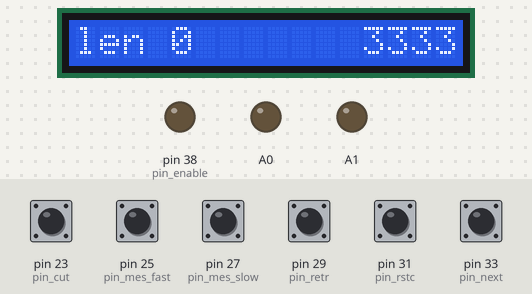
Recording of a sketch running on a simulated Arduino Mega 2560, built with avr-gcc and run on an emulated ATmega2560. Shown: 16×1 character LCD, output pins drawn as LEDs (lit = HIGH). The inputs (shaded band) are chosen by the test bench; at power-on: pin 23 (pin_cut), pin 25 (pin_mes_fast), pin 27 (pin_mes_slow), pin 29 (pin_retr), pin 31 (pin_rstc), pin 33 (pin_next) HIGH.

Above: at 1.2 s.
1.3 s: pin 31 (pin_rstc) pulled LOW for 0.15 s
At 2.6 s:
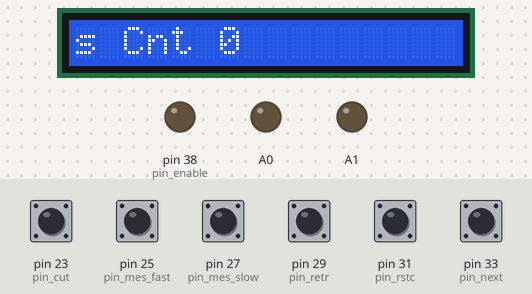
3.0 s: pin 31 (pin_rstc) pulled LOW for 1 s
At 4.7 s:
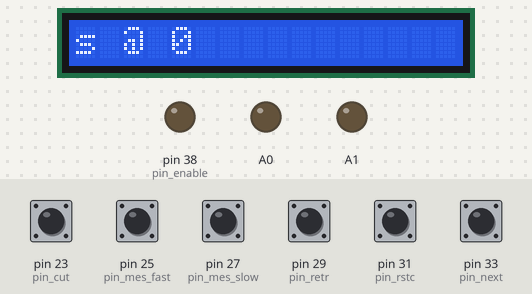
5.5 s: pin 31 (pin_rstc) pulled LOW for 0.15 s
At 6.9 s:
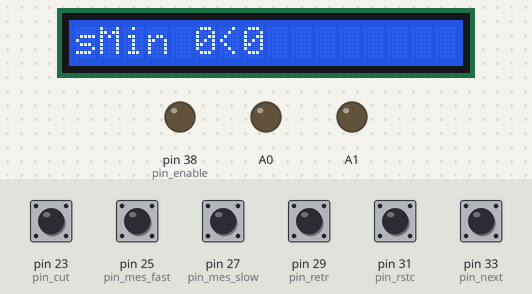
7.2 s: pin 25 (pin_mes_fast) pulled LOW for 0.15 s
At 8.5 s:
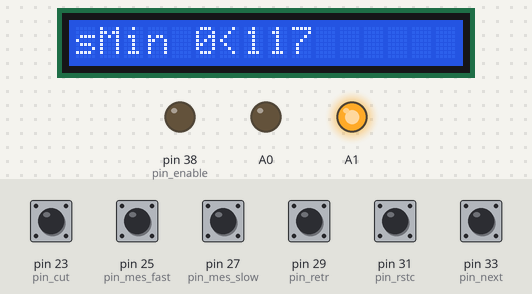
8.9 s: pin 29 (pin_retr) pulled LOW for 0.15 s
At 10.3 s:
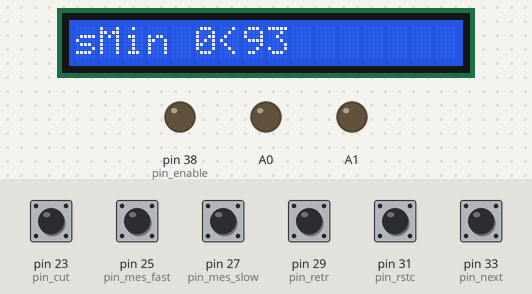
10.6 s: pin 31 (pin_rstc) pulled LOW for 0.15 s
At 12.0 s:
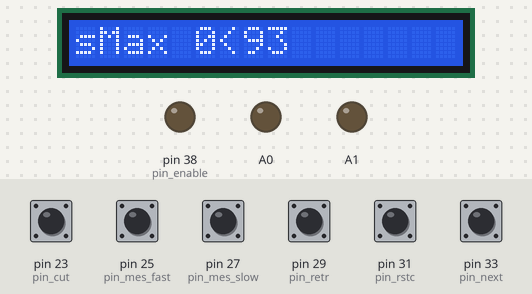
Timing chart, 0 to 13.3 s (numbered marks = the images above; inputs shaded):
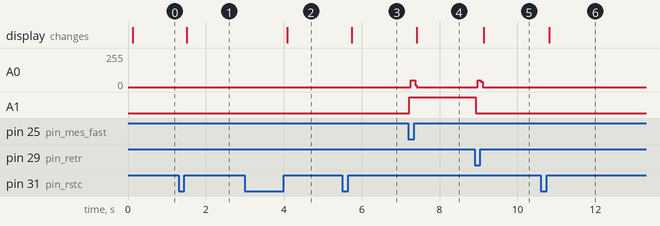

Measured:
- after the input at 1.3 s, the display: changes after 0.21 s (image 1)
- after the input at 3.0 s, the display: changes after 1.1 s (image 2)
- after the input at 5.5 s, the display: changes after 0.25 s (image 3)
- after the input at 7.2 s, A0: 0/255 → 52/255 after 0.06 s, → 0/255 0.12 s later; A1: LOW → HIGH at once; the display: changes after 0.22 s (image 4)
- after the input at 8.9 s, A0: 0/255 → 51/255 after 0.08 s, → 0/255 0.08 s later; A1: HIGH → LOW at once; the display: changes after 0.24 s (image 5)
- after the input at 10.6 s, the display: changes after 0.21 s (image 6)

The sketch:

cable_feeder.ino
```cpp
#include <LiquidCrystal.h>

int pin_cut = 23;
int pin_mes_fast = 25;
int pin_mes_slow = 27;
int pin_retr = 29;
int pin_rstc = 31;

int pin_next = 33;

int pin_disp_0 = 35;
int disp_pins = 7;

int pin_enable = 38;

int d_fast = 400;
int d_mid = 900;
int d_slow = 4000;

int dir_fwd = HIGH;
int dir_back = LOW;

LiquidCrystal lcd(pin_disp_0, pin_disp_0+2, pin_disp_0+4, pin_disp_0+6, pin_disp_0+8, pin_disp_0+10);

void setup() {
  pinMode(A0, OUTPUT);
  pinMode(A1, OUTPUT);
  pinMode(pin_enable, OUTPUT);
  digitalWrite(pin_enable, LOW);

  pinMode(pin_cut, INPUT_PULLUP);
  pinMode(pin_mes_fast, INPUT_PULLUP);
  pinMode(pin_mes_slow, INPUT_PULLUP);
  pinMode(pin_retr, INPUT_PULLUP);
  pinMode(pin_rstc, INPUT_PULLUP);
  pinMode(pin_next, INPUT_PULLUP);

  lcd.begin(16, 1);
  lcd.print("init111122223333");
}

int32_t len = 0;
int32_t seq_min = 0;
int32_t seq_max = 0;

int32_t cycleUntilPin(int pin, int dir, int speed) {
  digitalWrite(A1, dir);

  int debounce = 10;
  int32_t n = 0;

  while(1) {
    if(digitalRead(pin)) {
      debounce--;
      if(debounce == 0) {
        return n;
      }
      delayMicroseconds(speed);
      continue;
    }

    debounce = 10;

    n++;

    digitalWrite(A0, HIGH);
    delayMicroseconds(speed/4);
    digitalWrite(A0, LOW);
    delayMicroseconds(speed);
  }

  return 0;
}

void next(int32_t len) {
  digitalWrite(A1, dir_fwd);

  for(int32_t i = 0; i < len; i++) {
    digitalWrite(A0, HIGH);
    delayMicroseconds(d_fast/4);
    digitalWrite(A0, LOW);
    delayMicroseconds(d_fast);
  }
}

int cut = 0;
char text[64];

#define M_simple 'S'

#define M_seq_cnt 'c'
#define M_seq_at 'a'
#define M_seq_min 'm'
#define M_seq_max 'M'
#define M_seq 'q'

int seq_count = 0;
int seq_at = 0;

char mode = M_simple;

void handle_len() {
  if(!digitalRead(pin_mes_slow)){
    len += cycleUntilPin(pin_mes_slow, dir_fwd, d_slow);
    return;
  }
  if(!digitalRead(pin_mes_fast)){
    len += cycleUntilPin(pin_mes_fast, dir_fwd, d_mid);
    return;
  }
  if(!digitalRead(pin_retr)){
    len -= cycleUntilPin(pin_retr, dir_back, d_slow);
    if(len < 0) {
      len = 0;
    }
    return;
  }
}


void loop() {
  while(!digitalRead(pin_rstc)) {
    delay(50);
  }
  delay(50); // debounce

  switch(mode){
    case M_simple:
      simple();
      break;
    case M_seq_cnt:
      seq_cnt();
      break;
    case M_seq_at:
      seq_at_set();
      break;
    case M_seq_min:
      seq_min_set();
      break;
    case M_seq_max:
      seq_max_set();
      break;
    case M_seq:
      seq();
      break;
  }
}


void seq_cnt() {
  lcd.setCursor(0, 0);
  sprintf(text, "s Cnt %d          ", seq_count);
  text[16] = 0;
  lcd.write(text);

  if(!digitalRead(pin_rstc)){
    mode = M_seq_at;
    return;
  }

  if(!digitalRead(pin_retr)){
    seq_count = 0;
  }
  if(!digitalRead(pin_mes_fast)){
    seq_count++;
  }
  if(!digitalRead(pin_mes_slow)){
    seq_count--;
  }
}

void seq_at_set() {
  lcd.setCursor(0, 0);
  sprintf(text, "s @ %d          ", seq_at);
  text[16] = 0;
  lcd.write(text);

  if(!digitalRead(pin_rstc)){
    mode = M_seq_min;
    return;
  }

  if(!digitalRead(pin_retr)){
    seq_at = 0;
  }
  if(!digitalRead(pin_mes_fast)){
    seq_at++;
  }
  if(!digitalRead(pin_mes_slow)){
    seq_at--;
  }
}

void seq_min_set() {
  lcd.setCursor(0, 0);
  snprintf(text, 64, "sMin %ld<%ld          ", seq_min, len);
  text[16] = 0;
  lcd.write(text);

  if(!digitalRead(pin_rstc)){
    mode = M_seq_max;
    return;
  }

  handle_len();

  if(!digitalRead(pin_next)){
    seq_min = len;
  }
}

void seq_max_set() {
  lcd.setCursor(0, 0);
  sprintf(text, "sMax %ld<%ld          ", seq_max, len);
  text[16] = 0;
  lcd.write(text);

  if(!digitalRead(pin_rstc)){
    mode = M_seq;
    return;
  }

  handle_len();

  if(!digitalRead(pin_next)){
    seq_max = len;
  }
}

void seq() {
  if(!digitalRead(pin_rstc)){
    mode = M_simple;
    return;
  }

  lcd.setCursor(0, 0);

  if(seq_max < 1) {
    lcd.write("s! Max <= 0");
    return;
  }
  if(seq_min < 1) {
    lcd.write("s! Min <= 0");
    return;
  }
  if(seq_count < 1) {
    lcd.write("s! Count <= 0");
    return;
  }
  if(seq_at >= seq_count) {
    lcd.write("s! At >= Count");
    return;
  }
  if(seq_min > seq_max) {
    lcd.write("s! Min > Max");
    return;
  }

  int32_t increment = (seq_max-seq_min)/seq_count;
  int32_t cur_len = seq_min+(increment*seq_at);

  sprintf(text, "s@%d %ld+%ld         ", seq_at, cur_len, increment);
  text[16] = 0;
  lcd.write(text);

  if(!digitalRead(pin_next)){
    next(cur_len);
    cut++;
    seq_at++;

    int debounce = 20;
    while(debounce != 0) {
      delay(4);
      if(digitalRead(pin_next)) {
        debounce--;
      } else {
        debounce = 20;
      }
    }
    return;
  }
}

void simple() {
  lcd.setCursor(0, 0);
  sprintf(text, "len %ld       ", len);
  text[16] = 0;
  lcd.write(text);

  for(int i = 0; i < disp_pins; i++){
    digitalWrite(pin_disp_0 + (i * 2), (cut & (1 << i)) > 0);
  }

  if(!digitalRead(pin_rstc)){
    mode = M_seq_cnt;
    return;
  }

  if(!digitalRead(pin_cut)){
    len = 0;
  }
  handle_len();

  if(!digitalRead(pin_next)){
    next(len);
    cut++;

    int debounce = 20;
    while(debounce != 0) {
      delay(4);
      if(digitalRead(pin_next)) {
        debounce--;
      } else {
        debounce = 20;
      }
    }
    return;
  }
}
```
